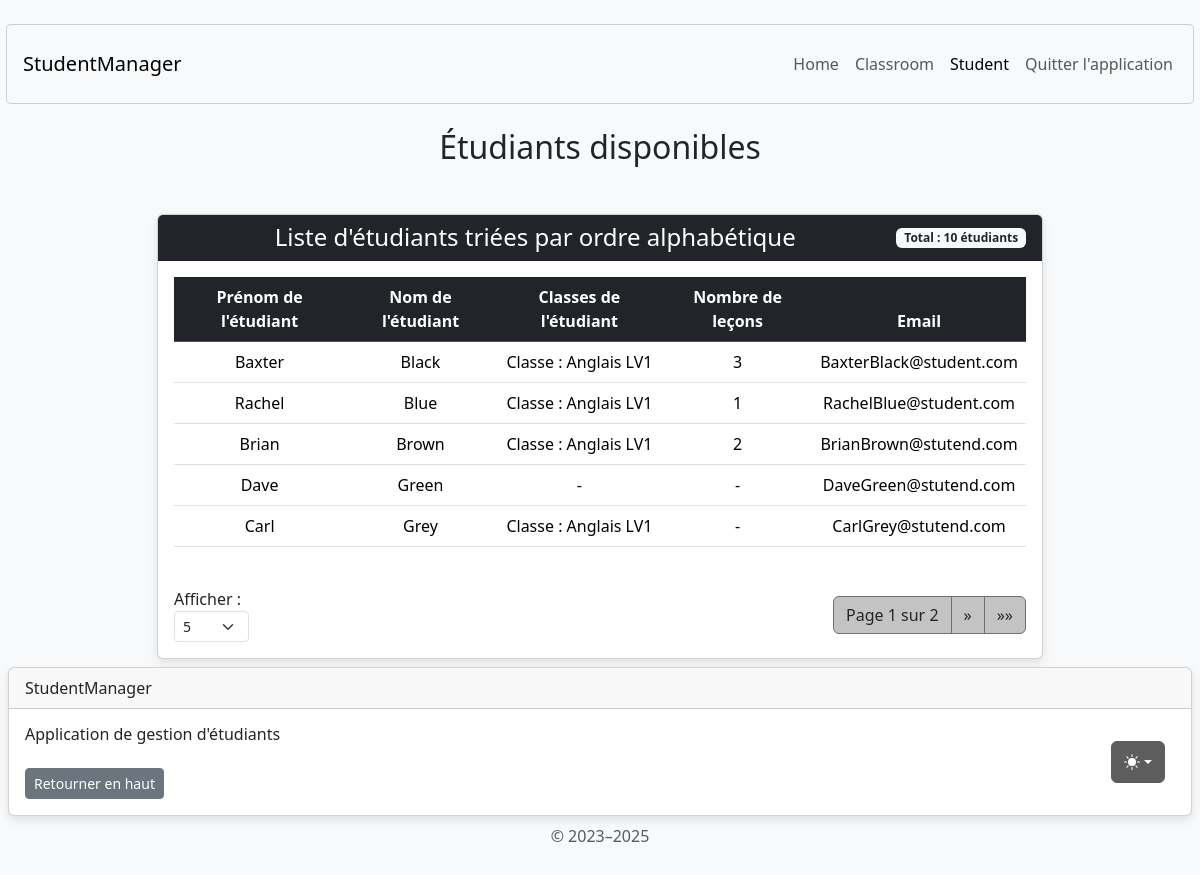
/student/display/, run on the app's committed database.
### student/models.py (models this page shows, shortened)
class Student(AbstractUser):
    username = None
    email = models.EmailField('email address', unique=True, null=True, blank=True)
    USERNAME_FIELD = 'email'
    REQUIRED_FIELDS = []
    classroom = models.ForeignKey(
        Classroom,
        on_delete=models.SET_NULL,
        null=True,
        blank=True,
        related_name="students"
    )
    lessons = models.ManyToManyField(Lesson, through='StudentLesson', blank=True)
    groups = models.ManyToManyField(
        'auth.Group',
        blank=True,
        related_name='student_set',
        help_text='The groups this user belongs to.',
        verbose_name='groups'
    )
    user_permissions = models.ManyToManyField(
        'auth.Permission',
        blank=True,
        related_name='student_set_permissions',
        help_text='Specific permissions for this user.',
        verbose_name='user permissions'
    )

### classroom/models.py (models this page shows, shortened)
class Classroom(models.Model):
    classroom_name = models.CharField(max_length=255)
    number_of_places_available = models.PositiveIntegerField(default=0)
    def __str__(self):
        return f"Classe : {self.classroom_name}"

### student/views.py (the view)
# urls.py: path('student/display/', display_students_view, name='display_students'),
def display_students_view(request):
    try:
        items_per_page = int(request.GET.get('items_per_page', 5))
        if items_per_page not in [5, 10, 50, 100]:
            items_per_page = 5
    except (ValueError, TypeError):
        items_per_page = 5
    students = Student.objects.all() \
        .order_by('last_name', 'first_name') \
        .select_related('classroom') \
        .prefetch_related('lessons')
    paginator = Paginator(students, items_per_page)
    page_number = request.GET.get('page')
    page_obj = paginator.get_page(page_number)
    context = {
        'page_obj': page_obj,
        'students': page_obj.object_list,
        'has_students': page_obj.object_list.exists(),
        'items_per_page': items_per_page,
        'per_page_options': [5, 10, 50, 100]
    }
    return render(request, 'student/display_students.html', context)

### student/templates/student/display_students.html (shortened to what this page needs)
{% extends 'home/base.html' %}
{% load static %}
{% block content %}
<body class="d-flex align-items-center py-4 bg-body-tertiary">
    <main class="container text-center">
        <h2 class="mb-4 mt-4">Étudiants disponibles</h2>
        <div class="container mt-5">
            <div class="row justify-content-center">
                <div class="col-md-10">
                    <div class="card">
                        <div class="card-header bg-dark text-white d-flex justify-content-between align-items-center">
                            <h4 class="mb-0 flex-grow-1 text-center">Liste d'étudiants triées par ordre alphabétique</h4>
                            <span class="badge bg-light text-dark">
                                Total : {{ page_obj.paginator.count }} étudiants
                            </span>
                        </div>
                        <div class="card-body">
                            {% if has_students %}
                            <div class="table-responsive">
                                <table class="table table-hover">
                                    <thead class="table-dark">
                                        <tr>
                                            <th scope="col">Prénom de l'étudiant</th>
                                            <th scope="col">Nom de l'étudiant</th>
                                            <th scope="col">Classes de l'étudiant</th>
                                            <th scope="col">Nombre de leçons</th>
                                            <th scope="col">Email</th>
                                        </tr>
                                    </thead>
                                    <tbody>
                                        {% for student in students %}
                                        <tr>
                                            <td>{{ student.first_name }}</td>
                                            <td>{{ student.last_name }}</td>
                                            <td>
                                                {% if student.classroom %}
                                                    {{ student.classroom }}
                                                {% else %}
                                                    -
                                                {% endif %}
                                            </td>
                                            <td>
                                                {% if student.lessons.count %}
                                                    {{ student.lessons.count }}
                                                {% else %}
                                                    -
                                                {% endif %}
                                            </td>
                                            <td>
                                                {% if student.email %}
                                                    {{ student.email }}
                                                {% else %}
                                                    -
                                                {% endif %}
                                            </td>
                                        </tr>
                                        {% endfor %}
                                    </tbody>
                                </table>
                            </div>
                            <div class="pagination-container mt-4">
                                <div>
                                    <form method="GET" class="form-inline">
                                        <label for="items_per_page" class="me-2">Afficher :</label>
                                        <select name="items_per_page" id="items_per_page" class="form-select form-select-sm" onchange="this.form.submit()">
                                            {% for option in per_page_options %}
                                            <option value="{{ option }}" {% if items_per_page == option %}selected{% endif %}>{{ option }}</option>
                                            {% endfor %}
                                        </select>
                                    </form>
                                </div>
                                <nav>
                                    <ul class="pagination mb-0">
                                        <li class="page-item disabled">
                                            <span class="page-link">
                                                Page {{ page_obj.number }} sur {{ page_obj.paginator.num_pages }}
                                            </span>
                                        </li>
                                        {% if page_obj.has_next %}
                                        <li class="page-item">
                                            <a class="page-link" href="?page={{ page_obj.next_page_number }}&items_per_page={{ items_per_page }}" aria-label="Next">
                                                <span aria-hidden="true">&raquo;</span>
                                            </a>
                                        </li>
                                        <li class="page-item">
                                            <a class="page-link" href="?page={{ page_obj.paginator.num_pages }}&items_per_page={{ items_per_page }}" aria-label="Last">
                                                <span aria-hidden="true">&raquo;&raquo;</span>
                                            </a>
                                        </li>
                                        {% endif %}
                                    </ul>
                                </nav>
                            </div>
                            {% else %}
                            <div class="alert alert-info" role="alert">
                                Il n'y a pas d'étudiants à afficher.
                            </div>
                            {% endif %}
                        </div>
                    </div>
                </div>
            </div>
        </div>
    </main>
</body>
{% endblock content %}

### home/templates/home/base.html (style rules this page uses)
body { display: flex; flex-direction: column; min-height: 100vh; }
main { flex: 1; }

### student/templates/student/display_students.html (style rules this page uses)
.card { box-shadow: 0 4px 8px rgba(0, 0, 0, 0.1); }
.pagination .page-item .page-link { color: #252525; background-color: #c3c3c3; border-color: #6f6f6f; transition: all 0.3s ease; outline: none !important; box-shadow: none !important; }
.pagination .page-item.disabled .page-link { background-color: #c3c3c3; border-color: #6f6f6f; color: #252525; }
.pagination-container { display: flex; justify-content: space-between; align-items: center; flex-wrap: wrap; }

### data on the page
Student: first_name "Baxter", last_name "Black", classroom "Classe : Anglais LV1", lessons.count "3", email "BaxterBlack@student.com"
Student: first_name "Rachel", last_name "Blue", classroom "Classe : Anglais LV1", lessons.count "1", email "RachelBlue@student.com"
Student: first_name "Brian", last_name "Brown", classroom "Classe : Anglais LV1", lessons.count "2", email "BrianBrown@stutend.com"
Student: first_name "Dave", last_name "Green", email "DaveGreen@stutend.com"
Student: first_name "Carl", last_name "Grey", classroom "Classe : Anglais LV1", email "CarlGrey@stutend.com"

### other printed values
{{ page_obj.paginator.count }} "10"
{{ page_obj.number }} "1"
{{ page_obj.paginator.num_pages }} "2"
form field items_per_page "5"
